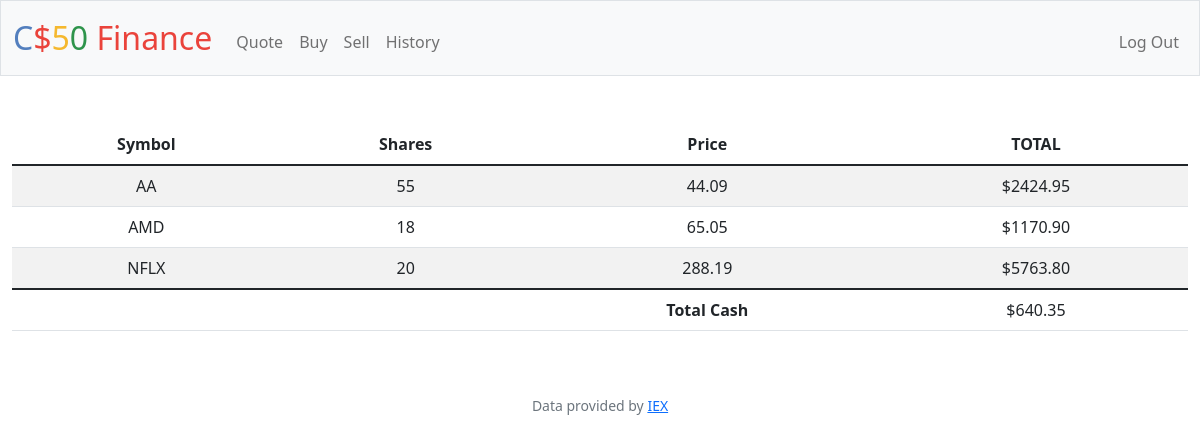
Screenshot of / (signed in) with the database file from the repository.
### tables this page shows
CREATE TABLE 'transactions' ('id' INTEGER PRIMARY KEY AUTOINCREMENT NOT NULL, 'user_id' INTEGER, 'symbol' TEXT, 'shares' INTEGER, 'price' REAL, 'date' DATETIME);

### app.py (the view)
@app.route("/")
@login_required
def index():
    user_id = session["user_id"]
    transactions = db.execute(
        "SELECT symbol, SUM(shares) AS shares, price FROM transactions where user_id= ? GROUP BY symbol", user_id)
    for stock in transactions:
        stock_total = stock["shares"] * stock["price"]
        stock_total = "${:.2f}".format(stock_total)
        stock["total"] = stock_total
    cash = db.execute("SELECT cash FROM users WHERE id = ?", user_id)[0]["cash"]
    cash = "{:.2f}".format(cash)
    return render_template("index.html", database=transactions, cash=cash)

### app.py (called while the page is built)
@app.after_request
def after_request(response):
    response.headers["Cache-Control"] = "no-cache, no-store, must-revalidate"
    response.headers["Expires"] = 0
    response.headers["Pragma"] = "no-cache"
    return response

### helpers.py (called while the page is built)
def login_required(f):
    @wraps(f)
    def decorated_function(*args, **kwargs):
        if session.get("user_id") is None:
            return redirect("/login")
        return f(*args, **kwargs)
    return decorated_function

### templates/index.html (shortened to what this page needs)
{% extends "layout.html" %}
{% block main %}
    <table class="table table-striped table-hover">
        <thead>
            <tr>
                <th scope="col">Symbol</th>
                <th scope="col">Shares</th>
                <th scope="col">Price</th>
                <th scope="col">TOTAL</th>
            </tr>
        </thead>
        <tbody>
            {% for row in database %}
                <tr>
                    <td>{{ row["symbol"] }}</td>
                    <td>{{ row["shares"] }}</td>
                    <td>{{ row["price"] }}</td>
                    <td>{{ row["total"] }}</td>
                </tr>
            {% endfor %}
        </tbody>
        <tfoot>
            <tr>
                <td></td>
                <td></td>
                <th scope="col">Total Cash</th>
                <td>${{ cash }}</td>
            </tr>
        </tfoot>
    </table>
{% endblock %}

### rows the page displays
transactions: symbol "NFLX", shares "20", price "288.19", total "$5763.80"

### other values shown
{{ row["symbol"] }} "AA" "AMD"
{{ row["shares"] }} "55" "18"
{{ row["price"] }} "44.09" "65.05"
{{ row["total"] }} "$2424.95" "$1170.90"
{{ cash }} "640.35"
